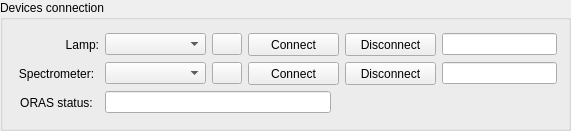
  <widget class="QGroupBox" name="groupBoxDevicesConnection">
   <property name="geometry">
    <rect>
     <x>30</x>
     <y>20</y>
     <width>571</width>
     <height>131</height>
    </rect>
   </property>
   <property name="whatsThis">
    <string/>
   </property>
   <property name="title">
    <string>Devices connection</string>
   </property>
   <layout class="QVBoxLayout" name="verticalLayout_2">
    <item>
     <layout class="QVBoxLayout" name="verticalLayout">
      <item>
       <layout class="QHBoxLayout" name="horizontalLayoutLamp">
        <property name="sizeConstraint">
         <enum>QLayout::SetMaximumSize</enum>
        </property>
        <item>
         <widget class="QLabel" name="labelLamp">
          <property name="sizePolicy">
           <sizepolicy hsizetype="Maximum" vsizetype="Preferred">
            <horstretch>0</horstretch>
            <verstretch>0</verstretch>
           </sizepolicy>
          </property>
          <property name="minimumSize">
           <size>
            <width>85</width>
            <height>23</height>
           </size>
          </property>
          <property name="layoutDirection">
           <enum>Qt::LeftToRight</enum>
          </property>
          <property name="frameShadow">
           <enum>QFrame::Plain</enum>
          </property>
          <property name="text">
           <string>Lamp:</string>
          </property>
          <property name="textFormat">
           <enum>Qt::MarkdownText</enum>
          </property>
          <property name="alignment">
           <set>Qt::AlignRight|Qt::AlignTrailing|Qt::AlignVCenter</set>
          </property>
         </widget>
        </item>
        <item>
         <widget class="QComboBox" name="comboBoxAvailableLamp">
          <property name="minimumSize">
           <size>
            <width>101</width>
            <height>20</height>
           </size>
          </property>
         </widget>
        </item>
        <item>
         <widget class="QPushButton" name="pushbtnFindLamp">
          <property name="minimumSize">
           <size>
            <width>30</width>
            <height>0</height>
           </size>
          </property>
          <property name="maximumSize">
           <size>
            <width>30</width>
            <height>16777215</height>
           </size>
          </property>
          <property name="text">
           <string/>
          </property>
         </widget>
        </item>
        <item>
         <widget class="QPushButton" name="pushbtnConnectLamp">
          <property name="sizePolicy">
           <sizepolicy hsizetype="Maximum" vsizetype="Fixed">
            <horstretch>0</horstretch>
            <verstretch>0</verstretch>
           </sizepolicy>
          </property>
          <property name="minimumSize">
           <size>
            <width>91</width>
            <height>23</height>
           </size>
          </property>
          <property name="maximumSize">
           <size>
            <width>91</width>
            <height>16777215</height>
           </size>
          </property>
          <property name="text">
           <string>Connect</string>
          </property>
         </widget>
        </item>
        <item>
         <widget class="QPushButton" name="pushbtnDisconnectLamp">
          <property name="sizePolicy">
           <sizepolicy hsizetype="Maximum" vsizetype="Fixed">
            <horstretch>0</horstretch>
            <verstretch>0</verstretch>
           </sizepolicy>
          </property>
          <property name="minimumSize">
           <size>
            <width>91</width>
            <height>23</height>
           </size>
          </property>
          <property name="maximumSize">
           <size>
            <width>91</width>
            <height>16777215</height>
           </size>
          </property>
          <property name="text">
           <string>Disconnect</string>
          </property>
         </widget>
        </item>
        <item>
         <widget class="QLineEdit" name="labelLampConnected">
          <property name="minimumSize">
           <size>
            <width>80</width>
            <height>0</height>
           </size>
          </property>
          <property name="maximumSize">
           <size>
            <width>16777215</width>
            <height>16777215</height>
           </size>
          </property>
          <property name="text">
           <string/>
          </property>
          <property name="readOnly">
           <bool>true</bool>
          </property>
         </widget>
        </item>
       </layout>
      </item>
      <item>
       <layout class="QHBoxLayout" name="horizontalLayoutLamp_2">
        <property name="sizeConstraint">
         <enum>QLayout::SetMaximumSize</enum>
        </property>
        <item>
         <widget class="QLabel" name="labelSpectrometer">
          <property name="sizePolicy">
           <sizepolicy hsizetype="Maximum" vsizetype="Preferred">
            <horstretch>0</horstretch>
            <verstretch>0</verstretch>
           </sizepolicy>
          </property>
          <property name="minimumSize">
           <size>
            <width>85</width>
            <height>23</height>
           </size>
          </property>
          <property name="layoutDirection">
           <enum>Qt::LeftToRight</enum>
          </property>
          <property name="frameShadow">
           <enum>QFrame::Plain</enum>
          </property>
          <property name="text">
           <string>Spectrometer:</string>
          </property>
          <property name="textFormat">
           <enum>Qt::MarkdownText</enum>
          </property>
          <property name="alignment">
           <set>Qt::AlignCenter</set>
          </property>
         </widget>
        </item>
        <item>
         <widget class="QComboBox" name="comboBoxAvailableSpectro">
          <property name="minimumSize">
           <size>
            <width>101</width>
            <height>20</height>
           </size>
          </property>
         </widget>
        </item>
        <item>
         <widget class="QPushButton" name="pushbtnFindSpectro">
          <property name="minimumSize">
           <size>
            <width>30</width>
            <height>0</height>
           </size>
          </property>
          <property name="maximumSize">
           <size>
            <width>30</width>
            <height>16777215</height>
           </size>
          </property>
          <property name="text">
           <string/>
          </property>
         </widget>
        </item>
        <item>
         <widget class="QPushButton" name="pushbtnConnectSpectro">
          <property name="sizePolicy">
           <sizepolicy hsizetype="Maximum" vsizetype="Fixed">
            <horstretch>0</horstretch>
            <verstretch>0</verstretch>
           </sizepolicy>
          </property>
          <property name="minimumSize">
           <size>
            <width>91</width>
            <height>23</height>
           </size>
          </property>
          <property name="maximumSize">
           <size>
            <width>91</width>
            <height>16777215</height>
           </size>
          </property>
          <property name="text">
           <string>Connect</string>
          </property>
         </widget>
        </item>
        <item>
         <widget class="QPushButton" name="pushbtnDisconnectSpectro">
          <property name="sizePolicy">
           <sizepolicy hsizetype="Maximum" vsizetype="Fixed">
            <horstretch>0</horstretch>
            <verstretch>0</verstretch>
           </sizepolicy>
          </property>
          <property name="minimumSize">
           <size>
            <width>91</width>
            <height>23</height>
           </size>
          </property>
          <property name="maximumSize">
           <size>
            <width>91</width>
            <height>16777215</height>
           </size>
          </property>
          <property name="text">
           <string>Disconnect</string>
          </property>
         </widget>
        </item>
        <item>
         <widget class="QLineEdit" name="labelSpectroConnected">
          <property name="minimumSize">
           <size>
            <width>80</width>
            <height>0</height>
           </size>
          </property>
          <property name="maximumSize">
           <size>
            <width>16777215</width>
            <height>16777215</height>
           </size>
          </property>
          <property name="text">
           <string/>
          </property>
          <property name="readOnly">
           <bool>true</bool>
          </property>
         </widget>
        </item>
       </layout>
      </item>
      <item>
       <layout class="QHBoxLayout" name="horizontalLayoutLamp_3">
        <property name="sizeConstraint">
         <enum>QLayout::SetMaximumSize</enum>
        </property>
        <item>
         <widget class="QLabel" name="labelOrasSstatus">
          <property name="sizePolicy">
           <sizepolicy hsizetype="Maximum" vsizetype="Preferred">
            <horstretch>0</horstretch>
            <verstretch>0</verstretch>
           </sizepolicy>
          </property>
          <property name="minimumSize">
           <size>
            <width>85</width>
            <height>23</height>
           </size>
          </property>
          <property name="maximumSize">
           <size>
            <width>85</width>
            <height>16777215</height>
           </size>
          </property>
          <property name="layoutDirection">
           <enum>Qt::LeftToRight</enum>
          </property>
          <property name="frameShadow">
           <enum>QFrame::Plain</enum>
          </property>
          <property name="text">
           <string>ORAS status:</string>
          </property>
          <property name="textFormat">
           <enum>Qt::MarkdownText</enum>
          </property>
          <property name="alignment">
           <set>Qt::AlignCenter</set>
          </property>
         </widget>
        </item>
        <item>
         <widget class="QLineEdit" name="lineEditOrasStatus">
          <property name="minimumSize">
           <size>
            <width>101</width>
            <height>20</height>
           </size>
          </property>
          <property name="readOnly">
           <bool>true</bool>
          </property>
         </widget>
        </item>
        <item>
         <spacer name="horizontalSpacer">
          <property name="orientation">
           <enum>Qt::Horizontal</enum>
          </property>
          <property name="sizeHint" stdset="0">
           <size>
            <width>40</width>
            <height>20</height>
           </size>
          </property>
         </spacer>
        </item>
       </layout>
      </item>
     </layout>
    </item>
   </layout>
  </widget>
